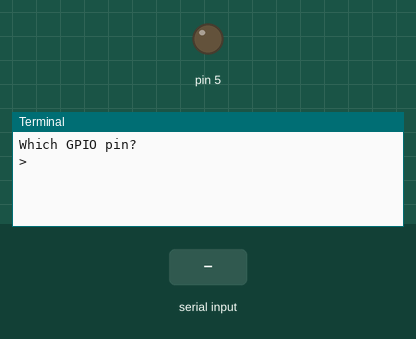
A program run on a simulated Raspberry Pi (header pin numbers). On the bench: output pins drawn as LEDs (lit = HIGH), the last lines printed to the terminal. Inputs (shaded band) come from the test bench. At 4.6 s the program stops and its outputs stay as they are.

Above: at 1.2 s.
1.3 s: "5" typed at the terminal
At 1.9 s:
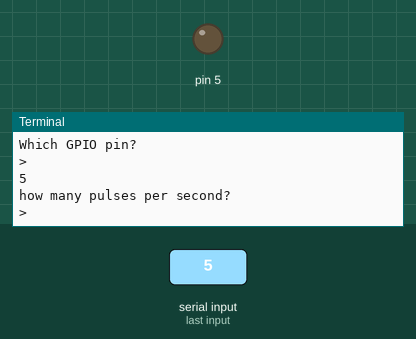
2.8 s: "90" typed at the terminal
At 4.0 s:
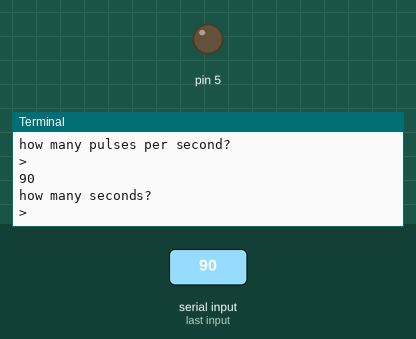

The program:

pipette_driver.py
```python
# (licence header left out)
#  This program is distributed in the hope that it will be useful,
#  but WITHOUT ANY WARRANTY; without even the implied warranty of
#  MERCHANTABILITY or FITNESS FOR A PARTICULAR PURPOSE.  See the
#  GNU General Public License for more details.

#  You should have received a copy of the GNU General Public License
#  along with this program; if not, write to the Free Software
#  Foundation, Inc., 51 Franklin Street, Fifth Floor, Boston, MA  02110-1301, USA.
#
#  The author can be reached at nathanielchen1(at)gmail.com


import RPi.GPIO as GPIO
import time

#TODO eventually we want this to be in mL or uL
#Prompt user for inputs - for now, in seconds
print "Which GPIO pin?"
gpio_pin = int(raw_input(">"))
print "how many pulses per second?"
motor_freq = int(raw_input(">"))
print "how many seconds?"
motor_time = int(raw_input(">"))

GPIO.cleanup()
#use RPi board numbering, not broadcom
GPIO.setmode(GPIO.BOARD)
GPIO.setup(gpio_pin, GPIO.OUT)

counter = 0
while counter < motor_freq * motor_time:
    GPIO.output(gpio_pin, GPIO.HIGH)
    time.sleep(1/motor_freq)
    GPIO.output(gpio_pin, GPIO.LOW)
    time.sleep(1/motor_freq)
    counter += 1

GPIO.output(gpio_pin, GPIO.LOW)
GPIO.cleanup()
```

Measured:
- after the input at 1.3 s, the terminal: prints a new line at once (image 1)
- after the input at 2.8 s, the terminal: prints a new line at once (image 2)
